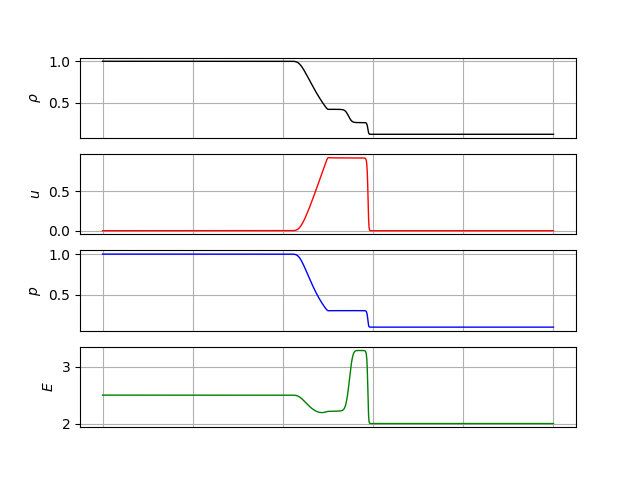

Recreate this plot in Python.
import numpy as np
import matplotlib.pyplot as plt

cfl = 0.5
gamma = 1.4
dom = (0.0, 1.0)
nc = 1000
nx = nc + 1
dx = (dom[1] - dom[0]) / nc
x = np.linspace(dom[0], dom[1], nx)
mid = int(nc / 2)

def flux(r, u, E, p, gamma):
    f0 = r * u
    f1 = r * u ** 2 + p
    f2 = u * (r * E + p)
    return np.array([f0, f1, f2])

def roeflux(q, dx, gamma, a, nx):
    r = q[0]
    u = q[1] / r
    E = q[2] / r
    p = (gamma - 1.0) * r * (E - 0.5 * u ** 2)
    H = gamma / (gamma - 1) * p / r + 0.5 * u ** 2
    F = flux(r, u, E, p, gamma)

    Ph = np.zeros([3, nx - 1])
    for i in range(nx - 1):
        R = np.sqrt(r[i + 1] / r[i - 1])
        rh = R * r[i]
        uh = (R * u[i + 1] + u[i]) / (R + 1)
        Hh = (R * H[i + 1] + H[i]) / (R + 1)
        ah = np.sqrt((gamma - 1.0) * (Hh - 0.5 * uh ** 2))

        alpha1 = (gamma - 1) * uh ** 2 / (2 * ah ** 2)
        alpha2 = (gamma - 1) / ah ** 2

        d = q[:, i + 1] - q[:, i]

        L = np.array([
            [np.abs(uh - ah),               0,                                  0               ],
            [0,                             np.abs(uh),                         0               ],
            [0,                             0,                                  np.abs(uh + ah) ]
        ])
        P = np.array([
            [1,                             1,                                  1               ],
            [uh - ah,                       uh,                                 uh + ah         ],
            [Hh - ah * uh,                  0.5 * uh ** 2,                      Hh + ah * uh    ]
        ])
        Pinv = np.array([
            [0.5 * (alpha1 + uh / ah),      -0.5 * (alpha2 * uh + 1 / ah),       alpha2 / 2      ],
            [1 - alpha1,                    alpha2 * uh,                         -alpha2         ],
            [0.5 * (alpha1 - uh / ah),      -0.5 * (alpha2 * uh - 1 / ah),       alpha2 / 2      ]
        ])

        A = P @ L @ Pinv
        Ph[:, i] = A @ d

    Ph = 0.5 * (F[:, 0:nx -1] + F[:, 1:nx] - Ph)
    return (Ph[:, 1:] - Ph[:, :-1])

r0 = np.zeros(nx)
u0 = np.zeros(nx)
p0 = np.zeros(nx)

r0[:mid] = 1.0
r0[mid:] = 0.125
u0[:mid] = 0.0
u0[mid:] = 0.0
p0[:mid] = 1.0
p0[mid:] = 0.1

E0 = p0 / ((gamma - 1.0) * r0) + 0.5 * u0 ** 2
a0 = np.sqrt(gamma * p0 / r0)
q = np.array([r0, r0 * u0, r0 * E0])
ter = 0.05
t = 0
it = 0
dt = cfl * dx / max(np.abs(u0) + a0)
a = a0

while t < ter:
    q0 = q.copy()
    dF = roeflux(q0, dx, gamma, a, nx)
    q[:, 1:-1] = q0[:, 1:-1] - dF * dt / dx
    q[:, 0] = q0[:, 0]
    q[:, -1] = q0[:, -1]

    r = q[0]
    u = q[1] / r
    E = q[2] / r
    p = (gamma - 1.0) * r * (E - 0.5 * u ** 2)
    a = np.sqrt(gamma * p / r)
    if min(p) < 0:
        print('Negative pressure!')
    
    dt = cfl * dx / max(np.abs(u) + a)
    t += dt
    it += 1

r = q[0]
u = q[1] / r
E = q[2] / r
p = (gamma - 1.0) * r * (E - 0.5 * u ** 2)

fig, ax = plt.subplots(nrows = 4, ncols = 1)
plt.subplot(4, 1, 1)
plt.plot(x, r, 'k-', linewidth = 1)
plt.ylabel(r'$\rho$')
plt.tick_params(axis = 'x', bottom = False, labelbottom = False)
plt.grid(True)

plt.subplot(4, 1, 2)
plt.plot(x, u, 'r-', linewidth = 1)
plt.ylabel('$u$')
plt.tick_params(axis = 'x', bottom = False, labelbottom = False)
plt.grid(True)

plt.subplot(4, 1, 3)
plt.plot(x, p, 'b-', linewidth = 1)
plt.ylabel('$p$')
plt.tick_params(axis = 'x', bottom = False, labelbottom = False)
plt.grid(True)

plt.subplot(4, 1, 4)
plt.plot(x, E, 'g-', linewidth = 1)
plt.ylabel('$E$')
plt.tick_params(axis = 'x', bottom = False, labelbottom = False)
plt.grid(True)

plt.show()
